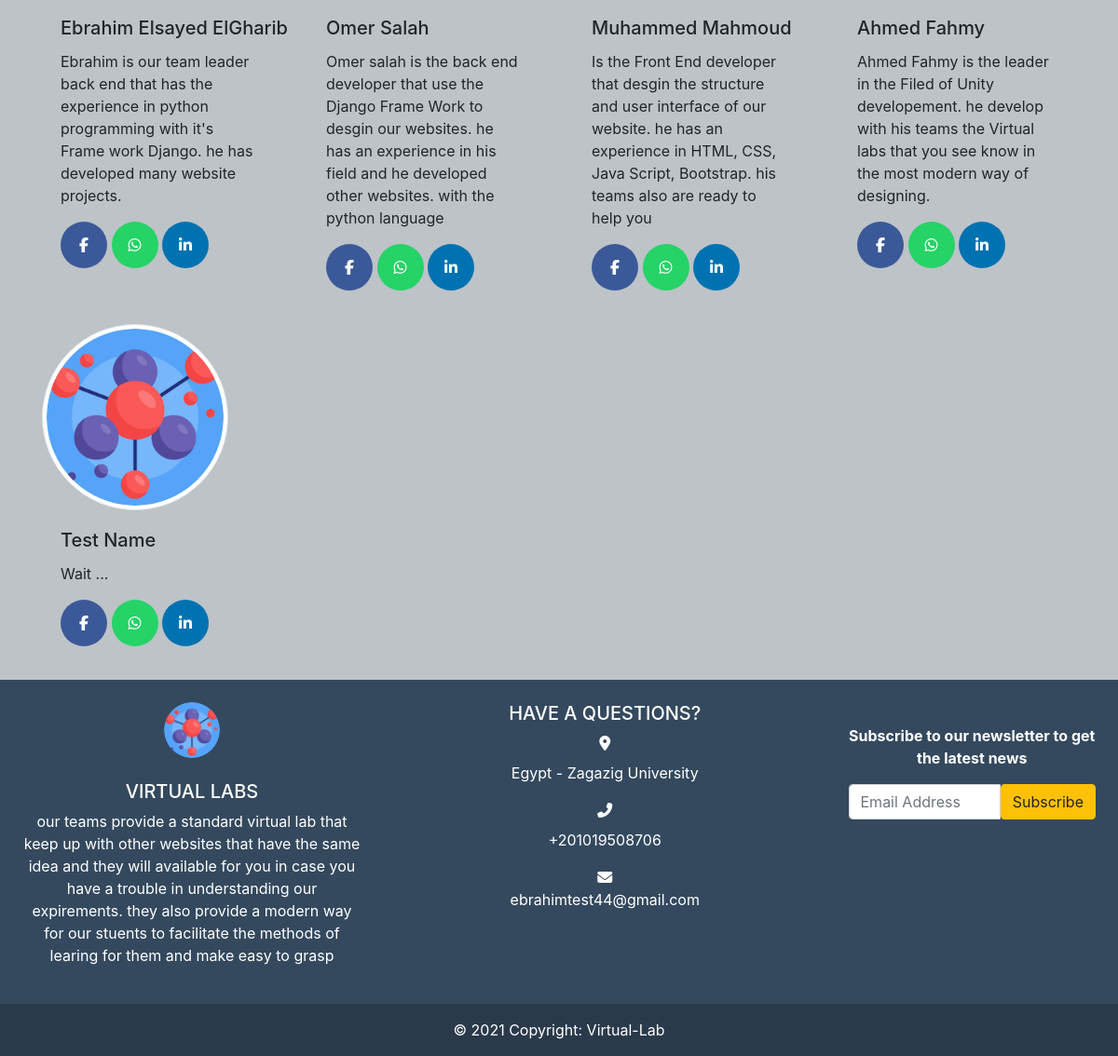
Page /about/ (lower part) on the earlier database version.
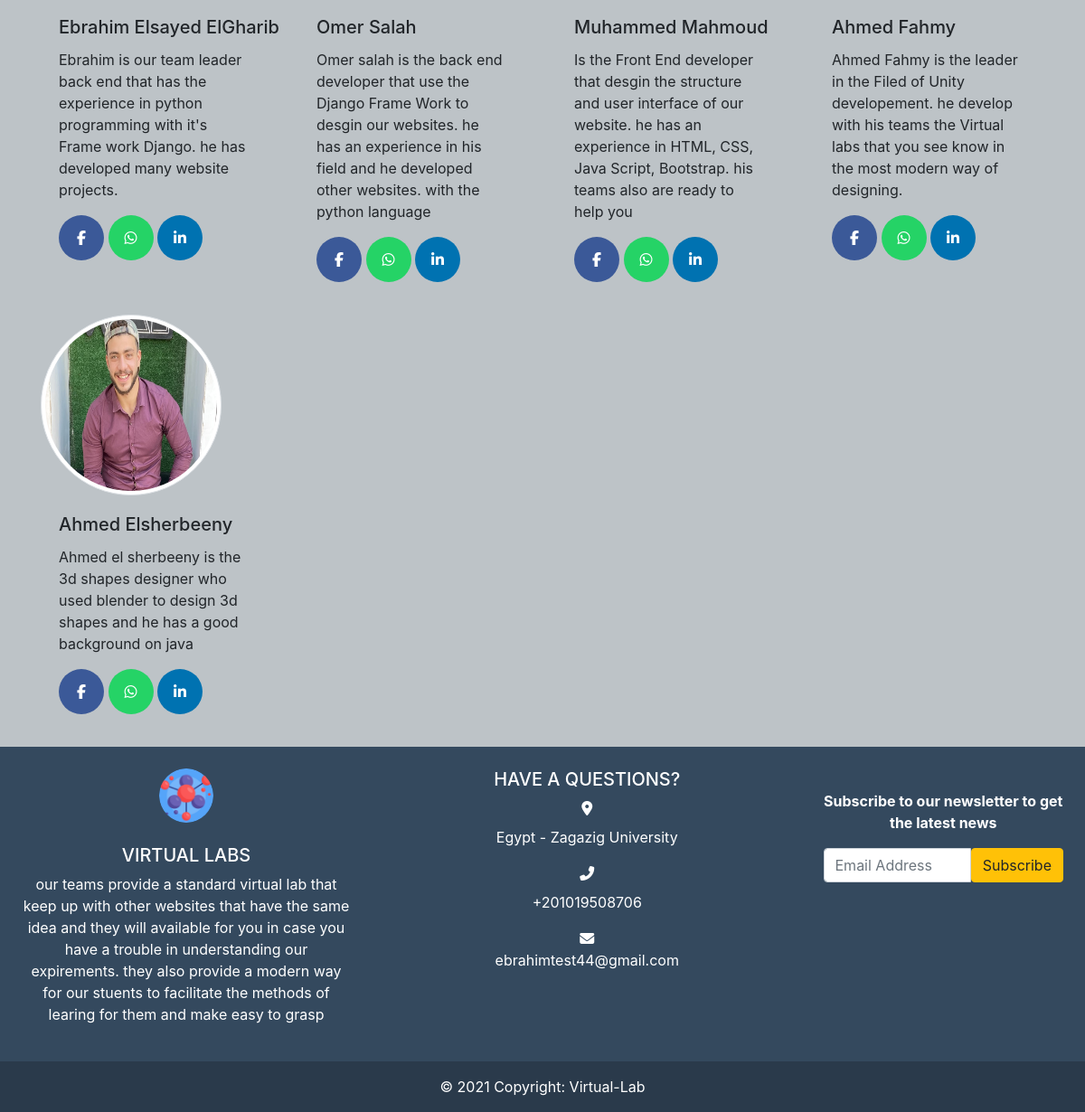
Same page on the later database version.
### about/models.py (models this page shows, shortened)
class Team(models.Model):
   name = models.CharField(max_length=50)
   picture = models.ImageField(upload_to='pictures/')
   created_at = models.DateTimeField(default=timezone.now)
   description = models.TextField(max_length=500)
   job_type = models.CharField(max_length=100)
   birth_date = models.DateField()
   fb_link = models.URLField(max_length=200)
   wattsapp_link = models.URLField(max_length=200)
   linkedin_link = models.URLField(max_length=200)

### about/views.py (the view)
# urls.py: path('', AboutList.as_view(), name='about'),
class AboutList(ListView):
    model = Team
    def get_context_data(self, **kwargs):
        context = super().get_context_data(**kwargs)
        context["about"] = About.objects.last()
        context["subscriber_form"] = SubscriberForm()
        return context

### settings/forms.py
class SubscriberForm(forms.Form):
    email = forms.EmailField(label='',
                             max_length=100,
                             widget=forms.EmailInput(attrs={'class': 'form-control','placeholder': 'Email Address'}))

### about/templates/about/team_list.html (shortened to what this page needs)
{% extends "base.html" %}
{% load static %}
{% block body %}
<section class="team">
    <div class="container">
        <div class="row ">
            {% for person in object_list %}
            <div class="col-sm-6 col-md-6 col-lg-3 PaddingLeft">
                <img src='{{person.picture.url}}' class="img-fluid rounded-circle img-thumbnail"
                    style="width: 200px; height: 200px; " alt="...">
                <div class="" style="width: 18rem;">
                    <div class="card-body">
                        <h5 class="card-title">{{person.name}}</h5>
                        <p class="card-text myPad">
                            {{person.description}}
                        </p>
                        <div class="social-login">
                            <a href="{{person.fb_link}}" class="facebook">
                                <span class=" mr-3"><i class="fab fa-facebook-f"></i></span>
                            </a>
                            <a href="{{person.wattsapp_link}}" class="whatsapp">
                                <span class="mr-3"><i class="fab fa-whatsapp"></i></span>
                            </a>
                            <a href="{{person.linkedin_link}}" class="linkedin">
                                <span class="mr-3"><i class="fab fa-linkedin-in"></i></span>
                            </a>
                        </div>
                    </div>
                </div>
            </div>
            {% endfor %}
        </div>
    </div>
</section>
{% endblock body %}

Differences in the rows shown:
changed Team: picture: a different picture; name "Test Name" → "Ahmed Elsherbeeny"; description "Wait ..." → "Ahmed el sherbeeny is the 3d shapes designer who used blender to design 3d shapes and he has a good background on java"
